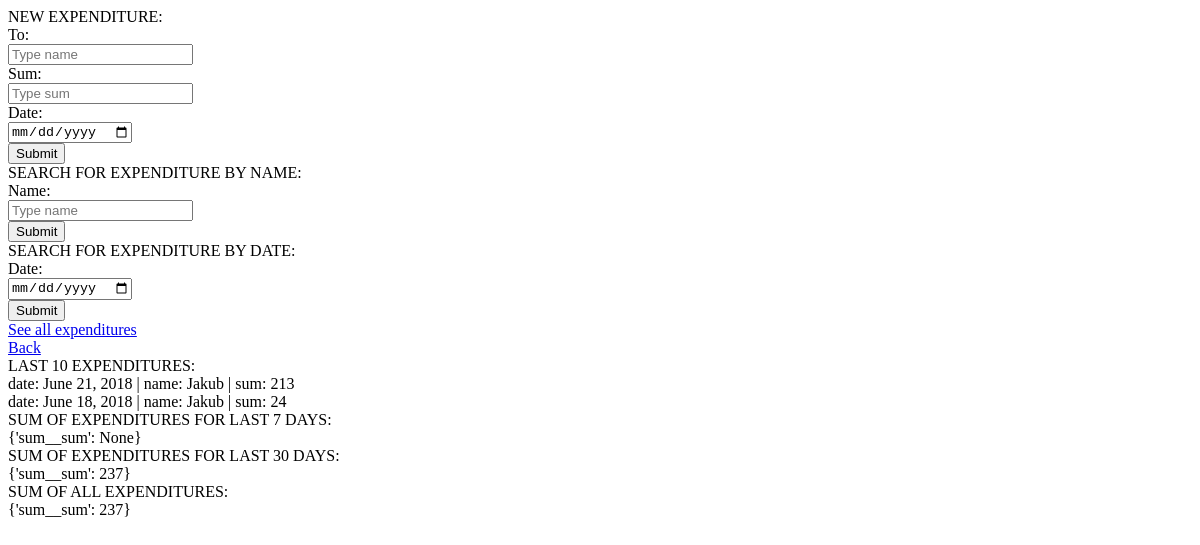
Page /manage_expenditures.html on the earlier database version.
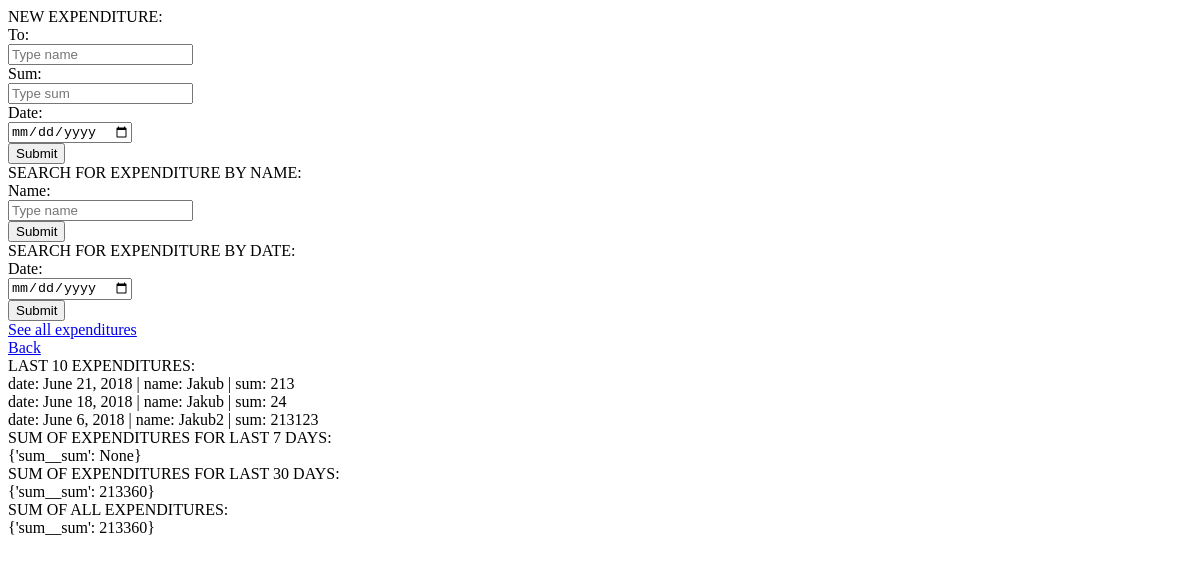
Same page on the later database version.
### manager/models.py (models this page shows)
class Outcome(models.Model):
    sum = models.IntegerField(null=True)
    date = models.DateField(default=datetime.now, blank=True)
    name = models.CharField(max_length=50)

### manager/views.py (the view, shortened to what this page needs)
# urls.py: url(r'^manage_expenditures\.html', views.manage_expenditures),
def manage_expenditures(request):
    expenditures = Outcome.objects.order_by('-date')[:10]
    sum = Outcome.objects.aggregate(Sum('sum'))
    sum_month = Outcome.objects.filter(date__gte=dt.today() - timedelta(days=30)).aggregate(Sum('sum'))
    sum_week = Outcome.objects.filter(date__gte=dt.today() - timedelta(days=7)).aggregate(Sum('sum'))
    return render(request, 'manage_expenditures.html',
                  {'expenditures': expenditures, 'sum': sum, 'sum_month': sum_month, 'sum_week': sum_week})

### manager/templates/manage_expenditures.html (shortened to what this page needs)
<!DOCTYPE html>
<html>
    <head>
    </head>
    <body>
        NEW EXPENDITURE:
        <form action="/manage_expenditures.html" method="POST">
            To:<br>
            <input name="name_o" type="text" placeholder="Type name"/><br>
            Sum:<br>
            <input name="sum_o" type="number" placeholder="Type sum"/><br>
            Date:<br>
            <input name="date_o" type="date" placeholder="Type date"/><br>
            <input type="submit"/><br>
        </form>
        SEARCH FOR EXPENDITURE BY NAME:
        <form action="/search_expenditures.html" method="POST">
            Name:<br>
            <input name="name" type="text" placeholder="Type name"/><br>
            <input type="submit"/><br>
        </form>
        SEARCH FOR EXPENDITURE BY DATE:
        <form action="/search_expenditures.html" method="POST">
            Date:<br>
            <input name="date" type="date" placeholder="Type date"/><br>
            <input type="submit"/><br>
        </form>
        <a href="/see_all_expenditures.html">See all expenditures</a><br>
        <a href="/">Back</a><br>
        LAST 10 EXPENDITURES:<br>
        {% for expenditure in expenditures %}
            date: {{ expenditure.date }} | name: {{ expenditure.name }} | sum: {{ expenditure.sum }}  <br/>
        {% endfor %}
        SUM OF EXPENDITURES FOR LAST 7 DAYS:<br>
        {{ sum_week }}<br>
        SUM OF EXPENDITURES FOR LAST 30 DAYS:<br>
        {{ sum_month }}<br>
        SUM OF ALL EXPENDITURES:<br>
        {{ sum }}<br>
    </body>
</html>

Differences in the rows shown:
added Outcome: date "June 6, 2018", name "Jakub2", sum "213123"
Other differences:
{{ sum_month }}: "{'sum__sum': 237}" → "{'sum__sum': 213360}"
{{ sum }}: "{'sum__sum': 237}" → "{'sum__sum': 213360}"
